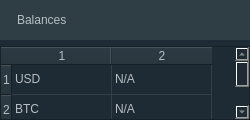
<?xml version="1.0" encoding="UTF-8"?>
<ui version="4.0">
 <class>WidgetBalances</class>
 <widget class="QWidget" name="WidgetBalances">
  <property name="geometry">
   <rect>
    <x>0</x>
    <y>0</y>
    <width>250</width>
    <height>120</height>
   </rect>
  </property>
  <property name="minimumSize">
   <size>
    <width>250</width>
    <height>120</height>
   </size>
  </property>
  <property name="maximumSize">
   <size>
    <width>250</width>
    <height>16777215</height>
   </size>
  </property>
  <property name="windowTitle">
   <string>Form</string>
  </property>
  <property name="styleSheet">
   <string notr="true">QWidget {
	background-color:rgb(30, 43, 52);  
	color: rgb(183,190,195);}
QLineEdit{border:1px solid gray; padding: 0 5px; font:12px} QPushButton{background-color: rgb(137,145,152); border-style: none; font: 16px} QPushButton:pressed{ background-color: rgb(30, 43, 52);}</string>
  </property>
  <layout class="QVBoxLayout" name="verticalLayout">
   <property name="leftMargin">
    <number>0</number>
   </property>
   <property name="topMargin">
    <number>0</number>
   </property>
   <property name="rightMargin">
    <number>0</number>
   </property>
   <property name="bottomMargin">
    <number>0</number>
   </property>
   <item>
    <widget class="QWidget" name="headerWidget" native="true">
     <property name="minimumSize">
      <size>
       <width>0</width>
       <height>40</height>
      </size>
     </property>
     <property name="maximumSize">
      <size>
       <width>16777215</width>
       <height>40</height>
      </size>
     </property>
     <property name="styleSheet">
      <string notr="true">QWidget {
	background-color:rgb(47, 61, 69); }
QLabel {
	color:rgb(183,190,195);
	padding: 0 5px;
	font: 16;} 
QPushButton{
	background-color: rgb(244, 67, 54);
	border-style: none;
	color: rgb(255,255,255);
 	font: 16px;}
QPushButton:pressed{
	background-color: rgb(47, 61, 69);}</string>
     </property>
     <layout class="QHBoxLayout" name="horizontalLayout">
      <property name="leftMargin">
       <number>9</number>
      </property>
      <property name="topMargin">
       <number>9</number>
      </property>
      <property name="rightMargin">
       <number>9</number>
      </property>
      <property name="bottomMargin">
       <number>9</number>
      </property>
      <item>
       <widget class="QLabel" name="label">
        <property name="font">
         <font>
          <weight>2</weight>
          <italic>false</italic>
          <bold>false</bold>
         </font>
        </property>
        <property name="text">
         <string>Balances</string>
        </property>
       </widget>
      </item>
     </layout>
    </widget>
   </item>
   <item>
    <widget class="QTableWidget" name="tableWidgetBalances">
     <property name="styleSheet">
      <string notr="true">QTableWidget {
	gridline-color: rgb(52, 64, 73); 
	background-color: rgb(30, 43, 52);
	 color: rgb(183,190,195);}
QHeaderView {
	background-color:rgb(30, 43, 52);
	color: rgb(183,190,195);} 
QHeaderView::section {
	background-color:rgb(30, 43, 52);}</string>
     </property>
     <property name="rowCount">
      <number>2</number>
     </property>
     <property name="columnCount">
      <number>2</number>
     </property>
     <row/>
     <row/>
     <column/>
     <column/>
     <item row="0" column="0">
      <property name="text">
       <string>USD</string>
      </property>
     </item>
     <item row="0" column="1">
      <property name="text">
       <string>N/A</string>
      </property>
     </item>
     <item row="1" column="0">
      <property name="text">
       <string>BTC</string>
      </property>
     </item>
     <item row="1" column="1">
      <property name="text">
       <string>N/A</string>
      </property>
     </item>
    </widget>
   </item>
  </layout>
 </widget>
 <resources/>
 <connections/>
</ui>
